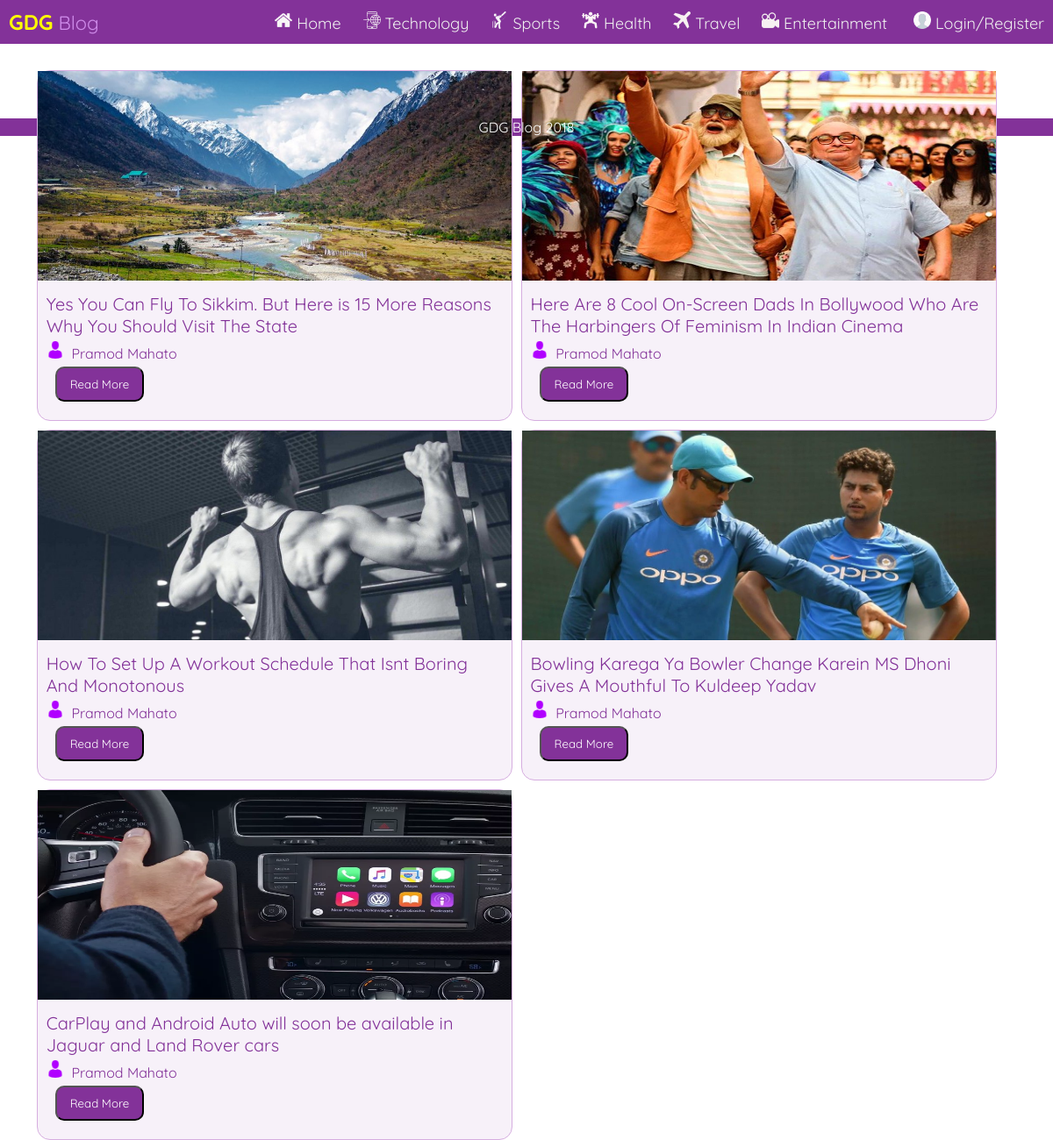
The page / on the database its author committed.
### tables this page shows
CREATE TABLE `posts` (
  `Post_ID` int(11) NOT NULL,
  `title` varchar(100) NOT NULL,
  `description` text NOT NULL,
  `featured` varchar(200) NOT NULL,
  `category` varchar(30) NOT NULL,
  `author` varchar(50) NOT NULL,
  `date` datetime NOT NULL,
  `status` varchar(10) NOT NULL,
  `visitors` int(5) NOT NULL,
  `scheduledate` date NOT NULL
);

CREATE TABLE `users` (
  `UID` int(11) NOT NULL,
  `Name` varchar(50) NOT NULL,
  `Email` varchar(50) NOT NULL,
  `Password` varchar(50) NOT NULL,
  `Created` date NOT NULL
);

### index.php (the view, shortened to what this page needs)
<!DOCTYPE html>
<html>
<head>
	<link rel="stylesheet" type="text/css" href="style.css">
</head>
<body>
  <div class="nav">
  <div class="nav-header">
    <div class="nav-title">
      <font color="yellow" size="5"><b>GDG</b></font> <font color="#cf8cea">Blog</font>
    </div>
  </div>
  <div class="nav-links" >
<a class="active" href="index.php"><img src="images/home.png" width="20px"></img>&nbsp;Home</a>
  <a href="technology.php"><img src="images/technology.png" width="20px"></img>&nbsp;Technology</a>
  <a href="sports.php"><img src="images/sports.png" width="20px"></img>&nbsp;Sports</a>
  <a href="health.php"><img src="images/health.png" width="20px"></img>&nbsp;Health</a>
  <a href="travel.php"><img src="images/travel.png" width="20px"></img>&nbsp;Travel</a>
  <a href="entertainment.php"><img src="images/entertainment.png" width="20px"></img>&nbsp;Entertainment</a>
    <?php session_start(); if(!isset($_SESSION['ID']))
      {
        echo "<a href='admin/login.php'>&nbsp;<img src='images/user.png' width='20px'>&nbsp;Login/Register</a>";
      }
        else {
        echo "<a href='admin/logout.php'><img src='images/user.png' width='20px'>&nbsp;Logout</a><a href='admin/index.php'><img src='images/settings-gears.png' width='20px'>&nbsp;Dashboard</a>";
      }
        ?>
  </div>
	<div class="container">
		<div class="left">
			<?php
include("config.php");
$sql = "SELECT Post_ID,title,description,author,featured,visitors from posts where status='publish' order by date desc limit 10;";
$result = $db->query($sql);
if ($result->num_rows > 0) {
    while($row = $result->fetch_assoc()) {
    	$sql2 = "SELECT Name from users where email='".$row['author']."';";
$result2 = $db->query($sql2);
$row2 = $result2->fetch_assoc();
        echo "<div class='articlelink'>
               <img src='admin/uploads/".$row['featured']."' width='100%' height='70%' class='articimage'><br>
               <div class='contentcontainer'>
               <label class='titlehai' style='margin-top:5px;'>".$row['title']."</label><br>
               <label><img src='images/man-user.png' width='20px' style='margin-top:5px;'></img>&nbsp; ".$row2['Name']."</label><br>
               <a href='view-post.php?pid=".$row['Post_ID']."'><input type='button' style='cursor:pointer; margin-top:5px;' class='read' value='Read More' ></a>
               </div>
			</div>	";
    }
} else {
    echo "No Posts Yet";
}
?>
		</div>
	</div>
<footer class="fut" align="center"><p>GDG Blog 2018</p></footer>
</body>
</html>

### style.css (style rules this page uses)
.articimage { -webkit-transition: all 2s ease; -moz-transition: all 2s ease; -ms-transition: all 2s ease; transition: all 2s ease; }
.articlelink { background-color: #f7f1f9; }
.articlelink { width: 32.5%; border:1px solid #d6ade0; height: 500px; float: left; border-radius: 15px; margin-top: 10px; margin-left: 10px; }
.contentcontainer { padding: 10px 10px 10px 10px; }
.read { background-color: #833299; color: white; padding: 10px 15px 10px 15px; border-radius: 10px; margin-left: 10px; font-family: 'Quicksand', sans-serif; }
label { font-family: 'Quicksand', sans-serif; color: #833299; }
.titlehai { font-size: 20px; }
.nav-links a { padding-bottom: 35px; }
.container { margin-top: 20px; width:97%; margin-left: 20px; margin-right: 20px; height: 98%; }
.left { width:98%; border-radius: 20px; margin-left: 200px; height: 80%; float: left; }
@media (max-width: 1600px) { .left { width:97%; border-radius: 20px; height: 80%; float: left; } }
@media (max-width: 1600px) { .articlelink { max-width: 50%; height: 470px; border:1px solid #d6ade0; } }
@media (max-width: 1600px) { .articimage { height: 60%; } }
@media (max-width: 1297px) { .left { width:97%; border-radius: 20px; height: 80%; float: left; } }
@media (max-width: 1297px) { .articlelink { max-width: 48%; height: 400px; border:1px solid #d6ade0; width: 49%; } }
* { box-sizing: border-box; }
body { margin: 0px; font-family: 'Quicksand', sans-serif; }
.nav { height: 50px; width: 100%; background-color: #833299; position: relative; }
.nav > .nav-header { display: inline; }
.nav > .nav-header > .nav-title { display: inline-block; font-size: 22px; color: #fff; padding: 10px 10px 10px 10px; }
.nav > .nav-links { display: inline; float: right; font-size: 18px; }
.nav > .nav-links > a { display: inline-block; padding: 13px 10px 13px 10px; text-decoration: none; color: #efefef; }
.fut { width: 100%; background-color: #833299; bottom: 0; color: white; margin-bottom: 1px; }

### index.php (style rules this page uses)
.left { margin-left: 1%; }

### rows shown on the page
posts: featured (picture), title "Yes You Can Fly To Sikkim. But Here is 15 More Reasons Why You Should Visit The State", users.Name "Pramod Mahato"
posts: featured (picture), title "Here Are 8 Cool On-Screen Dads In Bollywood Who Are The Harbingers Of Feminism In Indian Cinema", users.Name "Pramod Mahato"
posts: featured (picture), title "How To Set Up A Workout Schedule That Isnt Boring And Monotonous", users.Name "Pramod Mahato"
posts: featured (picture), title "Bowling Karega Ya Bowler Change Karein MS Dhoni Gives A Mouthful To Kuldeep Yadav", users.Name "Pramod Mahato"
posts: featured (picture), title "CarPlay and Android Auto will soon be available in Jaguar and Land Rover cars", users.Name "Pramod Mahato"
